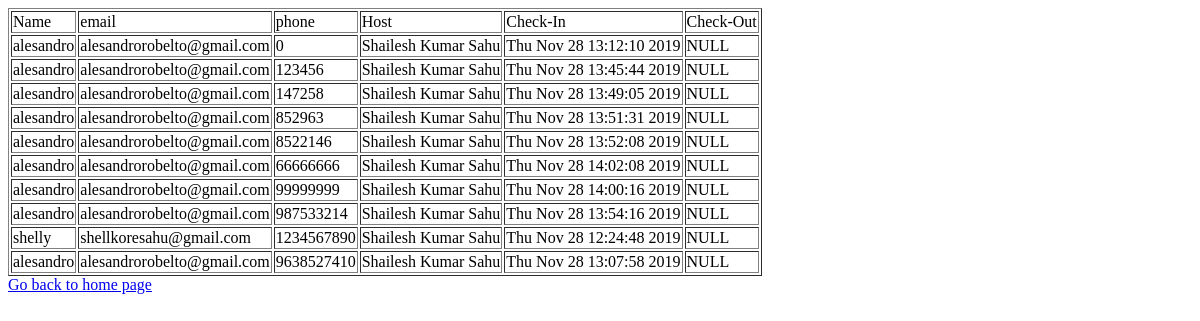
The app's page /viewV, older data.
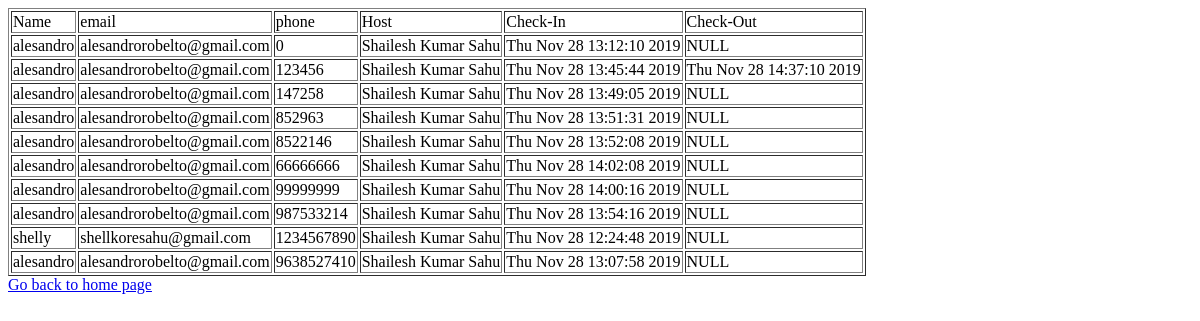
The same page, newer data.
### tables this page shows
CREATE TABLE visitor (name TEXT, email TEXT, phone INTEGER NOT NULL PRIMARY KEY, host TEXT, checkin TEXT, checkout TEXT);

### app.py (the view)
@app.route('/viewV')
def viewV():
   con = sql.connect("database.db")
   con.row_factory = sql.Row
   cur = con.cursor()
   cur.execute("select * from visitor")
   rows = cur.fetchall()
   return render_template("viewV.html",rows = rows)

### templates/viewV.html
<!doctype html>
<html>
   <body>
      <table border = 1>
         <thead>
            <td>Name</td>
            <td>email</td>
            <td>phone</td>
            <td>Host</td>
            <td>Check-In</td>
            <td>Check-Out</td>
         </thead>
         {% for row in rows %}
            <tr>
               <td>{{row["name"]}}</td>
               <td>{{row["email"]}}</td>
               <td> {{row["phone"]}}</td>
               <td>{{row["host"]}}</td>
               <td>{{row["checkin"]}}</td>
               <td>{{row["checkout"]}}</td>
            </tr>
         {% endfor %}
      </table>
      <a href = "/">Go back to home page</a>
   </body>
</html>

Row changes from the older to the newer data that the page shows:
changed visitor id 123456: checkout "NULL" → "Thu Nov 28 14:37:10 2019"
